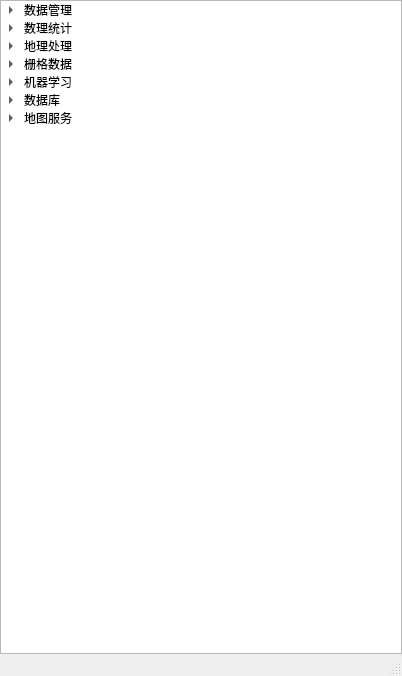
<?xml version="1.0" encoding="UTF-8"?>
<ui version="4.0">
 <class>MainWindow</class>
 <widget class="QMainWindow" name="MainWindow">
  <property name="geometry">
   <rect>
    <x>0</x>
    <y>0</y>
    <width>402</width>
    <height>676</height>
   </rect>
  </property>
  <property name="windowTitle">
   <string>iPyGIRS V0.2.3</string>
  </property>
  <widget class="QWidget" name="centralwidget">
   <layout class="QHBoxLayout" name="horizontalLayout">
    <property name="spacing">
     <number>5</number>
    </property>
    <property name="leftMargin">
     <number>0</number>
    </property>
    <property name="topMargin">
     <number>0</number>
    </property>
    <property name="rightMargin">
     <number>0</number>
    </property>
    <property name="bottomMargin">
     <number>0</number>
    </property>
    <item>
     <widget class="QTreeWidget" name="toolBoxTreeWidget">
      <property name="headerHidden">
       <bool>true</bool>
      </property>
      <column>
       <property name="text">
        <string notr="true">1</string>
       </property>
      </column>
      <item>
       <property name="text">
        <string>数据管理</string>
       </property>
       <item>
        <property name="text">
         <string>创建样本</string>
        </property>
       </item>
       <item>
        <property name="text">
         <string>预处理</string>
        </property>
        <item>
         <property name="text">
          <string>归一化/标准化</string>
         </property>
        </item>
       </item>
       <item>
        <property name="text">
         <string>特征处理</string>
        </property>
        <item>
         <property name="text">
          <string>特征构建</string>
         </property>
        </item>
        <item>
         <property name="text">
          <string>特征选择</string>
         </property>
        </item>
       </item>
      </item>
      <item>
       <property name="text">
        <string>数理统计</string>
       </property>
       <item>
        <property name="text">
         <string>经验统计模型</string>
        </property>
       </item>
       <item>
        <property name="text">
         <string>应用方程</string>
        </property>
       </item>
      </item>
      <item>
       <property name="text">
        <string>地理处理</string>
       </property>
       <item>
        <property name="text">
         <string>像元值提取</string>
        </property>
       </item>
      </item>
      <item>
       <property name="text">
        <string>栅格数据</string>
       </property>
       <item>
        <property name="text">
         <string>波段计算器</string>
        </property>
       </item>
       <item>
        <property name="text">
         <string>波段分离（当前版本不可用）</string>
        </property>
       </item>
       <item>
        <property name="text">
         <string>波段合并（当前版本不可用）</string>
        </property>
       </item>
       <item>
        <property name="text">
         <string>图像平滑（当前版本不可用）</string>
        </property>
        <item>
         <property name="text">
          <string>移动平均平滑（当前版本不可用）</string>
         </property>
        </item>
       </item>
       <item>
        <property name="text">
         <string>图像融合（当前版本不可用）</string>
        </property>
        <item>
         <property name="text">
          <string>STARFM融合</string>
         </property>
        </item>
       </item>
      </item>
      <item>
       <property name="text">
        <string>机器学习</string>
       </property>
       <item>
        <property name="text">
         <string>scikit-learn机器学习</string>
        </property>
       </item>
       <item>
        <property name="text">
         <string>TPOT机器学习（当前版本不可用）</string>
        </property>
       </item>
       <item>
        <property name="text">
         <string>应用模型</string>
        </property>
       </item>
      </item>
      <item>
       <property name="text">
        <string>数据库</string>
       </property>
       <item>
        <property name="text">
         <string>MySQL数据库管理</string>
        </property>
       </item>
      </item>
      <item>
       <property name="text">
        <string>地图服务</string>
       </property>
       <item>
        <property name="text">
         <string>Geoserver工具</string>
        </property>
        <item>
         <property name="text">
          <string>WMS服务发布</string>
         </property>
        </item>
       </item>
      </item>
     </widget>
    </item>
   </layout>
  </widget>
  <widget class="QStatusBar" name="statusBar"/>
 </widget>
 <resources/>
 <connections/>
</ui>
